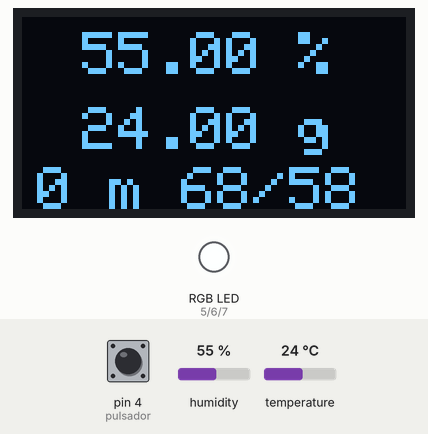
Simulated run of this sketch. Board: Arduino Uno, built with avr-gcc and run on an emulated ATmega328P. Parts: 128×64 one-colour display, an RGB LED mixed from three pins (HIGH = lit). The inputs (shaded band) are chosen by the test bench; at power-on: pin 4 (pulsador) HIGH, humidity 55 %, temperature 24 °C.

Above: at 1.2 s.
1.3 s: pin 4 (pulsador) pulled LOW for 0.15 s
At 2.5 s:
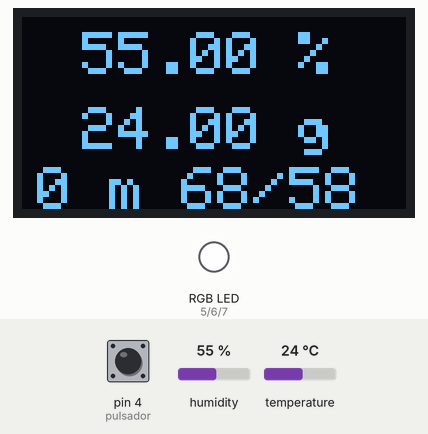
2.9 s: humidity set to 22 %
At 5.1 s:
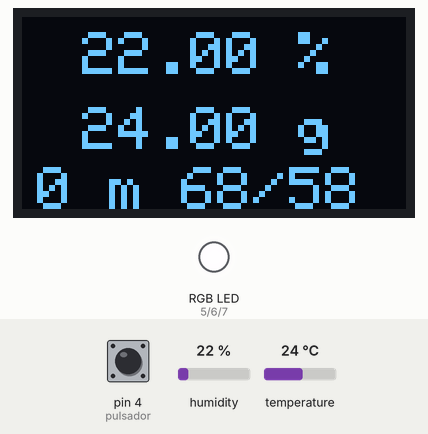
5.6 s: temperature set to 12 °C
At 7.3 s:
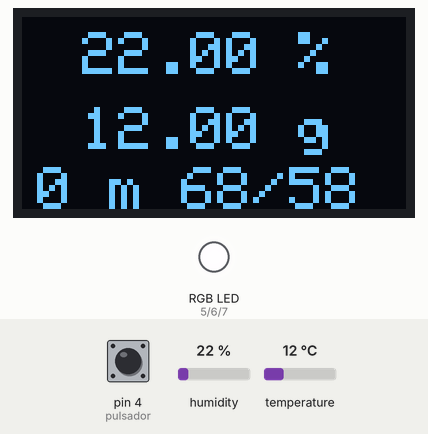
7.6 s: humidity set to 40 %
At 8.6 s:
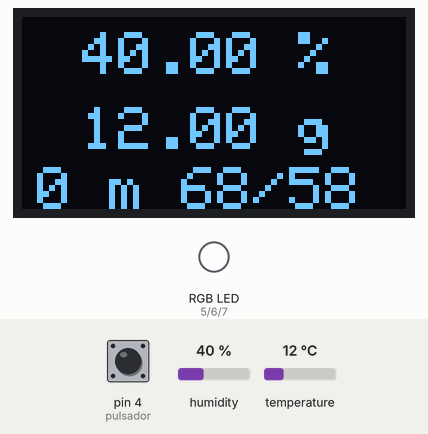
9.6 s: pin 4 (pulsador) pulled LOW for 1 s
At 10.5 s:
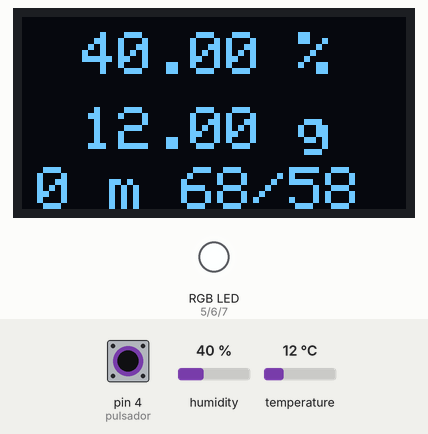
12.1 s: temperature set to 19 °C
At 13.6 s:
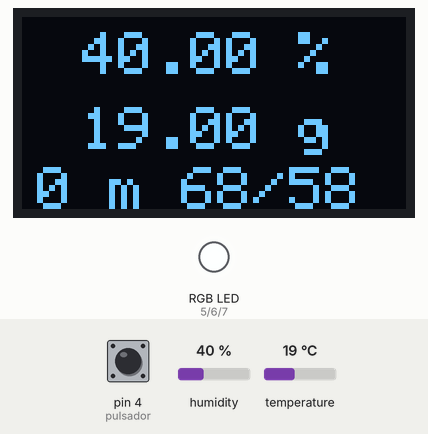
Timing chart, 0 to 14.7 s (numbered marks = the images above; inputs shaded):
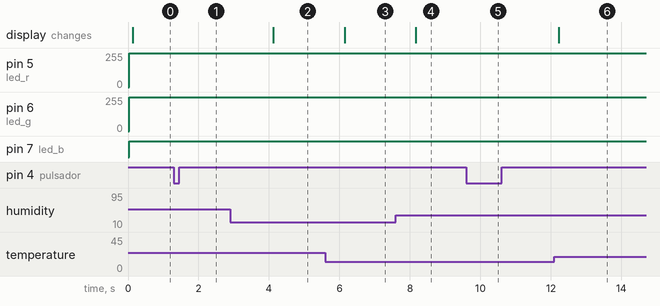

The sketch:

02_Regulador_humedad_automatica_ariston.ino
```cpp
//Meter un contador que incremente mi variable cada vez que el temporal sume 100000; Esto lo hace independiente al resto de cosas

//Incluyo todas las librerias necesarias
#include <Arduino.h>
#include <IRremote.h>
#include "DHT.h"
#include <Wire.h>
#include <Adafruit_GFX.h>
#include <Adafruit_SSD1306.h>

IRsend irsend(3);  // Pin donde está el LED emisor
#define DHTPIN 2    // Pin al que se conecta el sensor de temperatura y humedad
#define DHTTYPE DHT22 //Defino el sensor de humedad y temperatura que estoy usando
DHT dht(DHTPIN, DHTTYPE); //Declaro el sensor


#define SCREEN_WIDTH 128 // OLED display width, in pixels
#define SCREEN_HEIGHT 64 // OLED display height, in pixels

#define OLED_RESET    -1 // Reset de la OLED que con -1 es el mismo que el del Arduino
#define SCREEN_ADDRESS 0x3C // Replace with 0x3D if necessary ???
Adafruit_SSD1306 display(SCREEN_WIDTH, SCREEN_HEIGHT, &Wire, OLED_RESET); //Declaro la pantalla

// Reemplaza `rawData` con los valores capturados
unsigned int Encendido[] = {4388, 4400, 528, 1624, 528, 548, 528, 1624, 528, 1620, 532, 544, 532, 544, 532, 1620, 528, 548, 528, 544, 532, 1620, 532, 544, 532, 544, 532, 1620, 532, 1620, 528, 548, 528, 1624, 528, 544, 532, 544, 532, 544, 532, 1620, 532, 1620, 528, 1624, 528, 1620, 532, 1620, 532, 1620, 528, 1624, 528, 1624, 528, 548, 528, 544, 532, 544, 532, 544, 532, 544, 532, 544, 532, 1620, 528, 548, 528, 548, 528, 544, 532, 1620, 532, 544, 532, 544, 532, 1620, 528, 548, 532, 1620, 532, 1620, 528, 1620, 532, 544, 532, 1620, 532, 1620, 528, 5216, 4388, 4400, 532, 1620, 532, 544, 532, 1620, 532, 1620, 532, 540, 532, 544, 532, 1620, 532, 544, 528, 548, 528, 1624, 528, 548, 528, 544, 528, 1624, 528, 1624, 528, 548, 528, 1628, 520, 552, 524, 552, 524, 552, 524, 1648, 500, 1652, 500, 1652, 500, 1652, 496, 1656, 496, 1656, 468, 1684, 468, 1684, 476, 600, 468, 608, 492, 584, 492, 584, 488, 612, 464, 608, 468, 1684, 468, 608, 468, 608, 468, 608, 468, 1684, 468, 608, 452, 624, 444, 1708, 464, 612, 464, 1688, 456, 1696, 440, 1736, 416, 660, 416, 1732, 416, 1736, 416};
unsigned int Apagado[] = {4388, 4404, 528, 1620, 532, 544, 532, 1620, 532, 1620, 528, 548, 528, 544, 532, 1624, 528, 544, 532, 544, 532, 1620, 532, 544, 528, 548, 528, 1624, 528, 1620, 532, 544, 532, 1620, 532, 544, 532, 1620, 528, 1624, 528, 1620, 536, 1616, 532, 544, 532, 1620, 532, 1620, 528, 1620, 532, 544, 532, 544, 532, 544, 528, 548, 528, 1624, 528, 548, 528, 548, 528, 1620, 532, 1620, 532, 1620, 532, 544, 532, 544, 532, 544, 532, 544, 528, 544, 532, 544, 532, 544, 532, 544, 528, 1624, 528, 1624, 528, 1624, 524, 1624, 528, 1624, 528, 5220, 4380, 4428, 504, 1648, 500, 576, 500, 1652, 500, 1652, 500, 576, 496, 580, 496, 1656, 468, 608, 492, 584, 484, 1668, 492, 584, 492, 584, 488, 1684, 452, 1700, 468, 584, 492, 1688, 464, 584, 492, 1684, 452, 1700, 464, 1684, 468, 1684, 468, 608, 468, 1684, 468, 1684, 468, 1684, 464, 612, 464, 608, 468, 608, 468, 608, 448, 1704, 468, 608, 468, 608, 464, 1688, 464, 1688, 440, 1712, 464, 608, 444, 636, 440, 632, 444, 632, 444, 656, 420, 656, 416, 660, 416, 660, 416, 1736, 416, 1736, 416, 1736, 416, 1736, 416, 1732, 416};
unsigned int Silencio[] = {4388, 4400, 532, 1620, 532, 544, 532, 1616, 532, 1620, 532, 544, 532, 1620, 528, 548, 532, 1620, 528, 548, 528, 1624, 528, 544, 532, 544, 532, 1620, 532, 544, 532, 1620, 528, 548, 528, 1620, 532, 1620, 532, 1620, 532, 1620, 528, 548, 528, 1620, 532, 544, 532, 1620, 532, 544, 532, 544, 532, 544, 532, 544, 528, 1620, 532, 544, 532, 1620, 532, 544, 532, 1620, 532, 544, 528, 1624, 528, 1620, 532, 544, 532, 1620, 532, 1620, 528, 548, 528, 548, 528, 1620, 532, 544, 532, 544, 532, 1620, 532, 544, 528, 548, 528, 1624, 528, 5216, 4388, 4400, 532, 1620, 528, 544, 532, 1624, 528, 1620, 532, 544, 528, 1624, 528, 548, 528, 1624, 528, 548, 528, 1620, 532, 544, 532, 544, 532, 1620, 532, 544, 532, 1616, 532, 544, 532, 1620, 532, 1620, 528, 1624, 528, 1624, 528, 548, 524, 1628, 524, 548, 528, 1628, 524, 548, 524, 552, 524, 552, 524, 552, 524, 1648, 504, 552, 520, 1652, 500, 576, 500, 1652, 500, 576, 500, 1652, 496, 1656, 492, 584, 468, 1680, 472, 1680, 496, 584, 492, 580, 492, 1684, 468, 584, 492, 584, 492, 1684, 460, 592, 488, 588, 492, 1680, 468};
unsigned int SubirT[] = {4384, 4400, 532, 1624, 528, 544, 532, 1620, 532, 1620, 532, 544, 532, 544, 528, 1624, 528, 544, 532, 544, 532, 1620, 532, 544, 532, 544, 532, 1620, 528, 1624, 528, 544, 532, 1620, 532, 544, 532, 544, 528, 548, 528, 1620, 532, 1620, 532, 1620, 532, 1620, 528, 1624, 528, 1620, 532, 1620, 532, 1620, 532, 544, 528, 548, 528, 544, 532, 544, 532, 544, 532, 544, 532, 1620, 532, 544, 532, 544, 528, 548, 528, 1624, 528, 544, 532, 544, 532, 1620, 532, 544, 532, 1620, 528, 1624, 528, 1620, 532, 544, 532, 1620, 532, 1620, 528, 5216, 4388, 4404, 528, 1620, 528, 544, 532, 1620, 532, 1620, 532, 544, 532, 544, 528, 1624, 528, 548, 528, 548, 528, 1620, 532, 544, 532, 544, 532, 1620, 532, 1620, 532, 544, 532, 1616, 532, 544, 532, 544, 532, 544, 532, 1620, 528, 1624, 528, 1624, 528, 1620, 528, 1624, 528, 1624, 528, 1624, 524, 1628, 524, 548, 528, 548, 528, 548, 524, 552, 524, 552, 524, 552, 524, 1648, 500, 576, 500, 576, 500, 576, 500, 1652, 500, 576, 496, 580, 472, 1680, 468, 608, 472, 1680, 492, 1660, 492, 1684, 468, 584, 468, 1704, 468, 1684, 468};
unsigned int BajarT[] = {4388, 4404, 528, 1620, 532, 544, 532, 1620, 532, 1620, 528, 548, 528, 544, 532, 1624, 528, 544, 532, 544, 532, 1620, 532, 544, 528, 544, 532, 1624, 528, 1620, 532, 544, 532, 1620, 532, 544, 528, 552, 524, 548, 528, 1624, 528, 1620, 532, 1620, 528, 1624, 504, 1648, 504, 1644, 508, 1644, 508, 1644, 508, 596, 504, 568, 508, 568, 508, 544, 532, 544, 532, 540, 536, 1616, 560, 516, 536, 1616, 560, 516, 532, 1616, 536, 540, 532, 544, 532, 1620, 532, 544, 528, 1624, 528, 548, 528, 1624, 528, 544, 528, 1624, 528, 1624, 528, 5220, 4380, 4428, 500, 1652, 500, 576, 500, 1652, 496, 1652, 500, 580, 496, 576, 496, 1656, 472, 604, 472, 608, 492, 1660, 468, 604, 492, 584, 492, 1684, 468, 1684, 464, 612, 468, 1680, 468, 608, 468, 608, 468, 608, 468, 1684, 468, 1684, 468, 1684, 464, 1688, 464, 1684, 468, 1684, 468, 1684, 464, 1688, 440, 636, 464, 612, 444, 632, 440, 636, 440, 632, 444, 660, 416, 1732, 416, 660, 416, 1736, 416, 660, 416, 1740, 412, 660, 416, 660, 416, 1736, 416, 656, 420, 1760, 388, 688, 388, 1760, 392, 684, 392, 1764, 384, 1792, 360};

//RGB con anodo comun (comun a +5V)
int led_r = 5;
int led_g = 6;
int led_b = 7;

int estado = 0; // Etapas
int ant = 0; // Antiguo valor del pulsador
int act = 1; // Valor actual del pulsador
int actuando;
int pulsador = 4; // Pulsador pulsado
int encendido = 0; // Si esta funcionando la regulacion de humedad
float Set_humedad_alta = 68;
float Set_humedad_baja = 58;
unsigned long tiempo0 = 0;
unsigned long t_fin_etapa = 2000;
float humedad;
unsigned long t_funcionamiento0 = 0.00;
unsigned long t_funcionamiento_temp = 0.00;
unsigned long t_funcionamiento = 0.00;
bool yaApagado = false;
unsigned long reloj_apagado0;
unsigned long reloj_apagado;
unsigned long reloj_todo_apagado0;

void setup() {
  //Serial.begin(9600); // Inicio el serial. Estará comentado si no es necesario
  pinMode (pulsador,INPUT_PULLUP); //Declaro la entrada del pulsador
  pinMode (led_r,OUTPUT);
  pinMode (led_g,OUTPUT);
  pinMode (led_b,OUTPUT);
  if(!display.begin(SSD1306_SWITCHCAPVCC, SCREEN_ADDRESS)) { //Inicializo el display
    Serial.println(F("SSD1306 allocation failed"));
    for(;;);
  }

  dht.begin(); //Inicializo el sensor de humedad y temperatura

  display.clearDisplay(); //Limpio el display
}

void loop() {


  if (act == 0){
    if ((millis() - reloj_todo_apagado0) > 5000){
      estado = 8;
    }
  }

  act = digitalRead (pulsador); // Leo el pulsador
  if (act == 0 && ant == 1){
    actuando = !actuando;
  }
  ant = act;
  humedad = dht.readHumidity(); // Leo la humedad
  int humedad_alta = Set_humedad_alta;
  int humedad_baja = Set_humedad_baja;

  //Transicion 4
  if (estado >= 1 && estado <= 8){
    if (actuando == 0 && estado !=0){
      estado =0;
    }
  }

  switch (estado){

    case 0: //Etapa 0
        display.ssd1306_command(SSD1306_DISPLAYON);
        if (!yaApagado) { // Solo envía la señal si aún no se ha enviado
        digitalWrite(led_b, 1);
        digitalWrite(led_g, 1);
        analogWrite(led_r, 253);
        irsend.sendRaw(Apagado, sizeof(Apagado) / sizeof(Apagado[0]), 38);
        yaApagado = true; // Marca como enviado
        }
        estado = 1; // Transición al siguiente estado
         reloj_todo_apagado0 = millis();
        break;

    case 1: //Transición 0
        if (actuando == 1) {
        yaApagado = false; // Resetea la bandera cuando se activa
        estado = 2;
        break;
        }
        break;

    case 2://Etapa 1
        reloj_apagado0 = millis();
        digitalWrite(led_r,1);
        digitalWrite(led_b,1);
        analogWrite(led_g,253);
        estado = 3;
        break;

    case 3://Transicion 1
        /*
        if ((millis() - reloj_apagado0) > 3600000){// Temporizador para bajar los setpoints si ha pasado un tiempo parado el aire y la humedad es alta
          if (Set_humedad_baja > 56){
          Set_humedad_alta = Set_humedad_alta - 1;
          Set_humedad_baja = Set_humedad_baja - 1;
          reloj_apagado0 = millis();
          }
        }
        */
        if (humedad > Set_humedad_alta){
        estado =4;
        break;
        }
        break;

    case 4: //Etapa 2:
        digitalWrite(led_r,1);
        digitalWrite(led_g,1);
        analogWrite(led_b,253);
        irsend.sendRaw(Encendido, sizeof(Encendido) / sizeof(Encendido[0]), 38);
        tiempo0 = millis(); //Pongo a cero el contador
        t_funcionamiento0 = millis(); //Pongo a 0 el contador de tiempo de funcionamiento
        estado = 5;
        break;

    case 5: //Transicion 2
        if ((millis() - tiempo0) > t_fin_etapa){
          estado = 6;
          break;
        }
        break;
    case 6: //Etapa 3
          reloj_apagado0 = millis();
          irsend.sendRaw(Silencio, sizeof(Silencio) / sizeof(Silencio[0]), 38);
          estado = 7;
          break;

    case 7: // Transicion 3
          /*
          if ((millis() - reloj_apagado0) > 900000){// Temporizador para subir los setpoints si ha pasado un tiempo funcionando el aire
            if (Set_humedad_alta < 71){
            Set_humedad_alta = Set_humedad_alta + 1;
            Set_humedad_baja = Set_humedad_baja + 1;
            reloj_apagado0 = millis();
              }
          }
          */
          t_funcionamiento_temp = millis() - t_funcionamiento0; //Cuento el tiempo que está en la etapa 7
          if (t_funcionamiento_temp > 60000){ // cada vez que se cumple un minuto se lo sumo al tiempo de funcionamiento
            t_funcionamiento ++;
            t_funcionamiento0 = millis();//Reinicio el temporizador
          }
          if (humedad < Set_humedad_baja){ //etapa 4
            irsend.sendRaw(Apagado, sizeof(Apagado) / sizeof(Apagado[0]), 38);
            estado = 2;
            break;
          }
          break;
    case 8: //Todo apagado
          digitalWrite(led_r,1);
          digitalWrite(led_g,1);
          digitalWrite(led_b,1);
          display.ssd1306_command(SSD1306_DISPLAYOFF);
          t_funcionamiento = 0;
          break;

   }

  if(estado != 8){
  display.clearDisplay(); // Limpio el display
  display.setTextSize(2);      // Escala de 1:1
  display.setTextColor(SSD1306_WHITE); // Color del texto el blanco
  display.setCursor(20,5);     // Posicion del cursor
  display.print(humedad); //Escribo la humedad
  display.println(" %");
  display.setCursor(20,30);
  display.print(dht.readTemperature());
  display.println(" g");
  display.setCursor(5,50);
  display.print(t_funcionamiento);
  display.print(" m ");
  display.print(humedad_alta);
  display.print("/");
  display.println(humedad_baja);
  display.display();
}
  //Si todo va bien esto deberia estar comentado
  /*
    Serial.print("Estado: ");
    Serial.println (estado);
    Serial.print("actuando: ");
    Serial.println (actuando);
    Serial.print ("millis: ");
    Serial.println (millis());
    Serial.print ("Tiempo0: ");
    Serial.println(t_funcionamiento0);
    Serial.print("Tiempo_encendido temporal: ");
    Serial.println(t_funcionamiento_temp);
    Serial.print("T_funcionamiento: ");
    Serial.println(t_funcionamiento);
    Serial.print("pulsador: ");
    Serial.println(act);
    Serial.print("humedad: ");
    Serial.println(humedad);
    delay (500);
    */
}
```

Measured:
- after the input at 1.3 s, pin 5 (led_r): 253/255 → 255/255 after 0.05 s; pin 6 (led_g): 255/255 → 253/255 after 0.05 s
- after the input at 2.9 s, the display: changes after 1.2 s (image 2)
- after the input at 5.6 s, the display: changes after 0.54 s (image 3)
- after the input at 7.6 s, the display: changes after 0.57 s (image 4)
- after the input at 9.6 s, pin 5 (led_r): 255/255 → 253/255 at once; pin 6 (led_g): 253/255 → 255/255 at once
- after the input at 12.1 s, the display: changes after 0.12 s (image 6)
